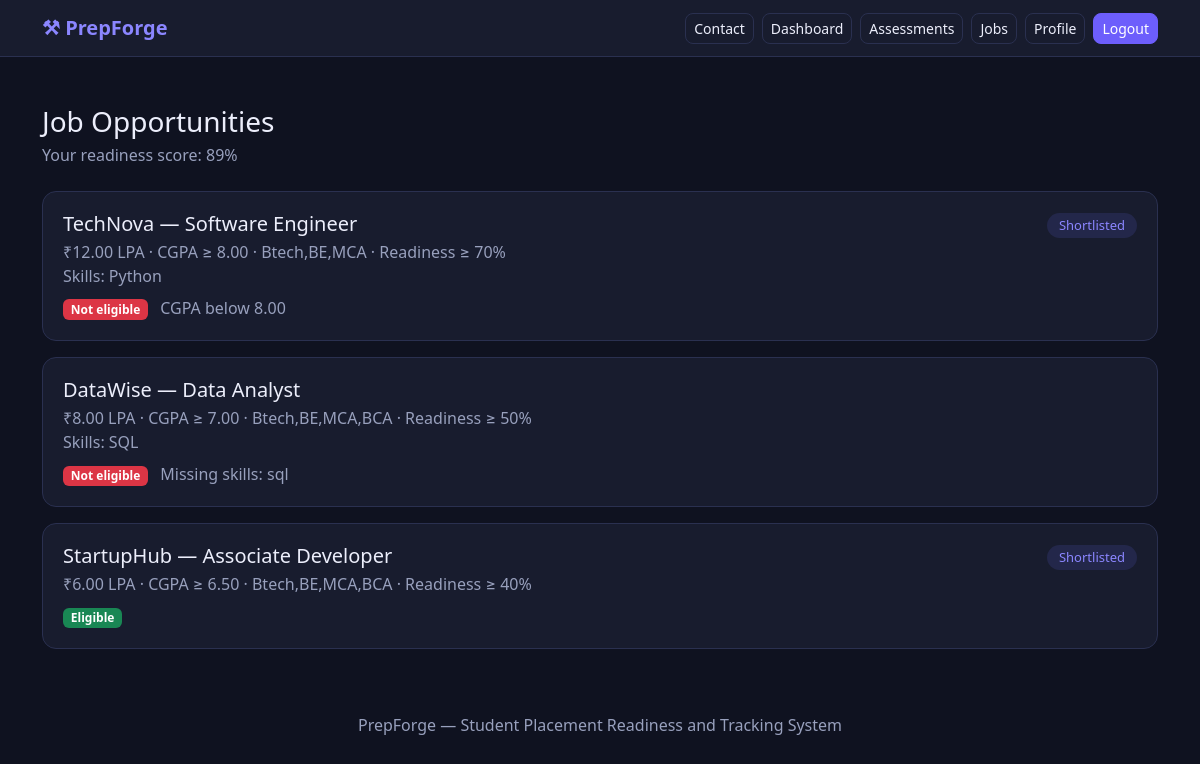
Page /jobs/ (signed in) on the committed database.
### students/models.py (models this page shows, shortened)
class Company(models.Model):
    name = models.CharField(max_length=100)
    role = models.CharField(max_length=100)
    ctc = models.DecimalField(max_digits=5, decimal_places=2, help_text="LPA")
    min_cgpa = models.DecimalField(max_digits=3, decimal_places=2, default=6)
    branches = models.CharField(
        max_length=100, help_text="Comma separated, e.g. CSE,IT")
    required_skills = models.CharField(
        max_length=200, blank=True, help_text="Comma separated"
    )
    min_readiness = models.IntegerField(default=50)

class Application(models.Model):
    STATUS = [(x, x) for x in ["Applied", "Shortlisted",
                               "Interview", "Selected", "Rejected"]]
    student = models.ForeignKey(Student, on_delete=models.CASCADE)
    company = models.ForeignKey(Company, on_delete=models.CASCADE)
    status = models.CharField(max_length=12, choices=STATUS, default="Applied")
    applied_on = models.DateTimeField(auto_now_add=True)
    interview_date = models.DateField(null=True, blank=True)
    class Meta:
        unique_together = ("student", "company")

### students/views.py (the view)
# urls.py: path("jobs/", views.jobs, name="jobs"),
@student_required
def jobs(request, s):
    applied = {a.company_id: a.status for a in s.application_set.all()}
    rows = []
    for c in Company.objects.all():
        reasons = eligibility_reasons(c, s)
        rows.append({
            "company": c,
            "eligible": not reasons,
            "reasons": reasons,
            "status": applied.get(c.id),
        })
    return render(request, "jobs.html", {"rows": rows, "readiness": s.readiness()})

### students/models.py (called while the page is built)
    def skill_set(self):
        return {s.strip().lower() for s in self.skills.split(",") if s.strip()}

    def latest_score(self, category):
        attempt = self.testattempt_set.filter(
            category=category).order_by("-date").first()
        return attempt.score if attempt else 0

    def readiness(self):
        return round(
            0.30 * float(self.cgpa) * 10
            + 0.35 * self.latest_score("aptitude")
            + 0.35 * self.latest_score("technical")
        )

### students/views.py (called while the page is built)
def get_student(request):
    return getattr(request.user, "student_profile", None)

def student_required(view):
    @wraps(view)
    def wrapper(request, *args, **kwargs):
        if not request.user.is_authenticated:
            return redirect_to_login(request.get_full_path())
        s = get_student(request)
        if s is None:
            if request.user.is_staff:
                return redirect("admin_dashboard")
            messages.error(
                request, "No student profile found for this account.")
            return redirect("home")
        return view(request, s, *args, **kwargs)
    return wrapper

def eligibility_reasons(company, s):
    reasons = []
    if s.cgpa < company.min_cgpa:
        reasons.append(f"CGPA below {company.min_cgpa}")
    if s.branch not in [b.strip() for b in company.branches.split(",")]:
        reasons.append("Branch not allowed")
    need = {k.strip().lower()
            for k in company.required_skills.split(",") if k.strip()}
    missing = need - s.skill_set()
    if missing:
        reasons.append("Missing skills: " + ", ".join(sorted(missing)))
    if s.readiness() < company.min_readiness:
        reasons.append(f"Readiness below {company.min_readiness}%")
    return reasons

### templates/jobs.html (shortened to what this page needs)
{% extends 'base.html' %}
{% block content %}
<h3 class="mb-1">Job Opportunities</h3>
<p class="text-secondary mb-4">Your readiness score: {{ readiness }}%</p>
{% for row in rows %}
<div class="pf-card mb-3">
  <div class="d-flex justify-content-between flex-wrap gap-2">
    <div>
      <h5 class="mb-1">{{ row.company.name }} — {{ row.company.role }}</h5>
      <div class="text-secondary">₹{{ row.company.ctc }} LPA · CGPA ≥ {{ row.company.min_cgpa }} · {{ row.company.branches }} · Readiness ≥ {{ row.company.min_readiness }}%</div>
      {% if row.company.required_skills %}<div class="text-secondary">Skills: {{ row.company.required_skills }}</div>{% endif %}
      <div class="mt-2">
        {% if row.eligible %}
          <span class="badge bg-success">Eligible</span>
        {% else %}
          <span class="badge bg-danger">Not eligible</span>
          {% for r in row.reasons %}<span class="text-secondary ms-2">{{ r }}</span>{% endfor %}
        {% endif %}
      </div>
    </div>
    <div>
      {% if row.status %}
        <span class="tag">{{ row.status }}</span>
      {% elif row.eligible %}
        <form method="post" action="{% url 'apply_job' row.company.id %}">
          {% csrf_token %}
          <button type="submit" class="btn pf-btn">Apply</button>
        </form>
      {% endif %}
    </div>
  </div>
</div>
{% empty %}
<p class="text-secondary">No companies added yet.</p>
{% endfor %}
{% endblock %}

### templates/base.html (style rules this page uses)
:root { --bg: #0f1220; --card: #181c2e; --bd: #2a3050; --tx: #eceefb; --mu: #98a0bd; --ac: #8b86ff; --btn: #6d5efc; --ac2: #23274a; }
body { background: var(--bg); color: var(--tx); font-family: system-ui, -apple-system, "Segoe UI", sans-serif; }
.text-secondary, .text-muted { color: var(--mu) !important; }
.pf-card { background: var(--card); border: 1px solid var(--bd); border-radius: 14px; padding: 20px; height: 100%; }
.tag { display: inline-block; background: var(--ac2); color: var(--ac); border-radius: 99px; padding: 3px 12px; font-size: 13px; }

### rows in the picture
Company: company.name "TechNova", company.role "Software Engineer", company.ctc "12.00", company.min_cgpa "8.00", company.branches "Btech,BE,MCA", company.min_readiness "70", company.required_skills "Python", reasons "CGPA below 8.00", status "Shortlisted"
Company: company.name "DataWise", company.role "Data Analyst", company.ctc "8.00", company.min_cgpa "7.00", company.branches "Btech,BE,MCA,BCA", company.min_readiness "50", company.required_skills "SQL", reasons "Missing skills: sql"
Company: company.name "StartupHub", company.role "Associate Developer", company.ctc "6.00", company.min_cgpa "6.50", company.branches "Btech,BE,MCA,BCA", company.min_readiness "40", shows "Eligible", status "Shortlisted"

### other values in the picture
{{ readiness }} "89"
